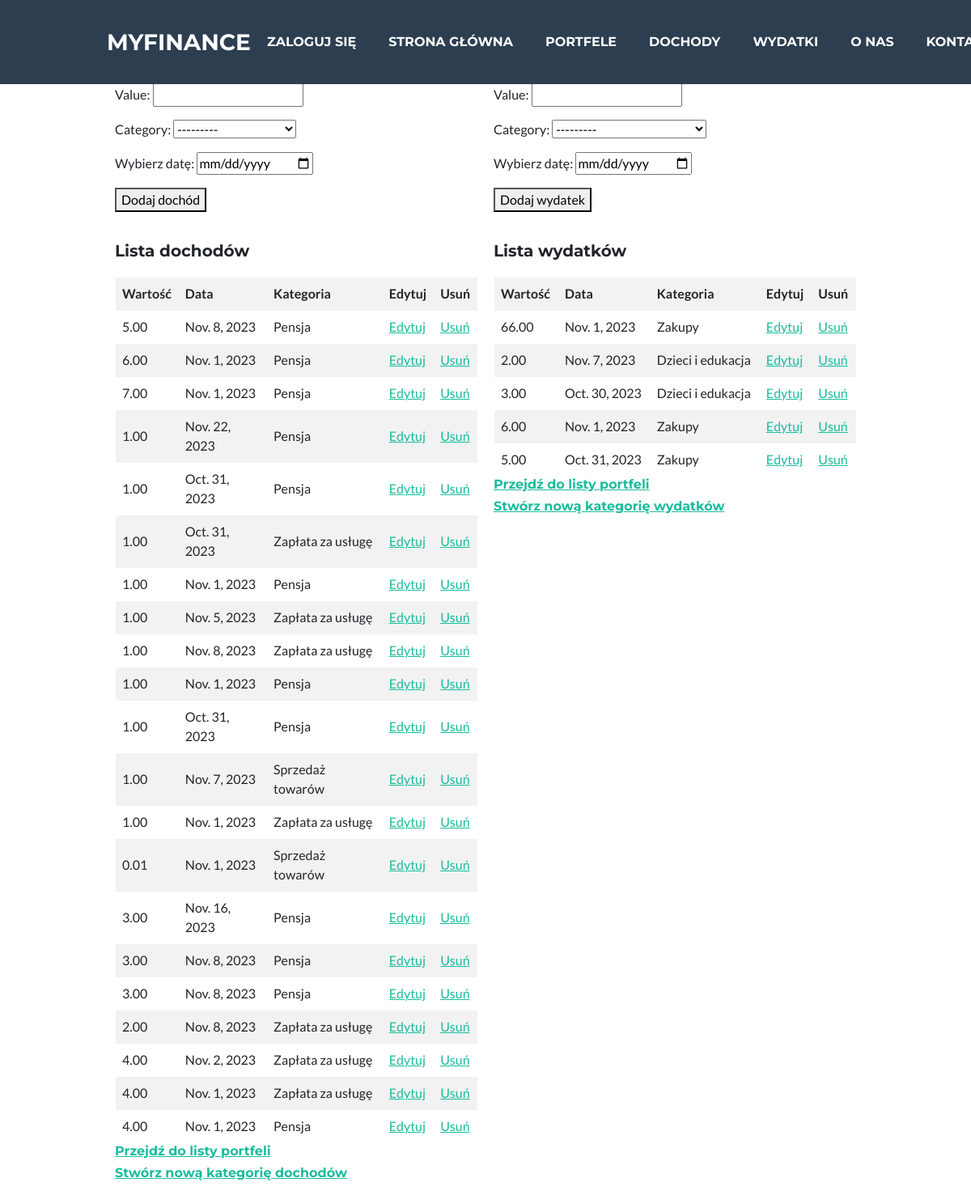
/add_income_expenses_to_wallet/3/ (signed in), run on the app's committed database.
### MyFinance/models.py (models this page shows, shortened)
class Income(models.Model):
    user = models.ForeignKey(User, on_delete=models.CASCADE)
    value = models.DecimalField(max_digits=10, decimal_places=2)
    category = models.ForeignKey('CategoryIncome', on_delete=models.CASCADE, related_name='income')
    date = models.DateField()

class CategoryIncome(models.Model):
    name = models.CharField(max_length=255)
    user = models.ForeignKey(User, on_delete=models.CASCADE)
    def __str__(self):
        return self.name

class Expenses(models.Model):
    user = models.ForeignKey(User, on_delete=models.CASCADE)
    value = models.DecimalField(max_digits=10, decimal_places=2)
    category = models.ForeignKey('CategoryExpenses', on_delete=models.CASCADE, related_name='expenses')
    date = models.DateField()

class CategoryExpenses(models.Model):
    name = models.CharField(max_length=255)
    user = models.ForeignKey(User, on_delete=models.CASCADE)
    def __str__(self):
        return self.name

### MyFinance/views.py (the view)
# urls.py: path('add_income_expenses_to_wallet/<int:wallet_id>/', views.AddIncomeExpensesToWalletView.as_view(), name='add_income_expense_to_wallet'),
class AddIncomeExpensesToWalletView(View):
    template_name = 'add_income_expenses_to_wallet.html'
    def get(self, request, *args, wallet_id, **kwargs):
        income_form = IncomeForm()
        expenses_form = ExpensesForm()
        income_form.fields['category'].queryset = CategoryIncome.objects.filter(user=request.user)
        expenses_form.fields['category'].queryset = CategoryExpenses.objects.filter(user=request.user)
        wallet = Wallet.objects.get(pk=wallet_id)
        incomes = wallet.incomes.all()
        expenses = wallet.expenses.all()
        context = {
            'wallet': wallet,
            'incomes': incomes,
            'expenses': expenses,
            'income_form': income_form,
            'expenses_form': expenses_form
        }
        return render(request, self.template_name, context)

### MyFinance/forms.py (shortened to what this page needs)
class IncomeForm(forms.ModelForm):
    date = forms.DateField(
        label='Wybierz datę',
        widget=forms.DateInput(attrs={'type': 'date'})
    )
    class Meta:
        model = Income
        fields = ['value', 'category', 'date']

class ExpensesForm(forms.ModelForm):
    date = forms.DateField(
        label='Wybierz datę',
        widget=forms.DateInput(attrs={'type': 'date'})
    )
    class Meta:
        model = Expenses
        fields = ['value', 'category', 'date']

### MyFinance/templates/add_income_expenses_to_wallet.html (shortened to what this page needs)
{% extends 'base.html' %}
{% block content %}
<!DOCTYPE html>
<html lang="en">
<head>
</head>
<body>
    <div class="container">
        <div class="form-container">
            <h5>Dodaj dochód do portfela "{{ wallet.name }}"</h5>
            <form method="post" action="/add_income_to_wallet/{{ wallet.id  }}/">
                {{ income_form.as_p }}
                <p><button type="submit">Dodaj dochód</button></p>
            </form>
        </div>
        <div class="form-container">
            <h5>Dodaj wydatek do portfela "{{ wallet.name }}"</h5>
            <form method="post" action="{% url 'add_expenses_to_wallet' wallet_id=wallet.id %}">
                {{ expenses_form.as_p }}
                <p><button type="submit">Dodaj wydatek</button></p>
            </form>
        </div>
    </div>
    <div class="container">
        <div class="table-container">
            <h5>Lista dochodów</h5>
            <table>
                <thead>
                    <tr>
                        <th>Wartość</th>
                        <th>Data</th>
                        <th>Kategoria</th>
                        <th>Edytuj</th>
                        <th>Usuń</th>
                    </tr>
                </thead>
                <tbody>
                    {% for income in incomes %}
                        <tr>
                            <td>{{ income.value }}</td>
                            <td>{{ income.date }}</td>
                            <td>{{ income.category }}</td>
                            <td><a href="/add_income_expenses_to_wallet/{{ income.id }}/edit/">Edytuj</a></td>
                            <td><a href="/add_income_expenses_to_wallet/{{ income.id }}/delete/">Usuń</a></td>
                        </tr>
                    {% empty %}
                        <tr>
                            <td colspan="3">Brak danych.</td>
                        </tr>
                    {% endfor %}
                </tbody>
            </table>
            <h6><a href="/wallets/">Przejdź do listy portfeli</a></h6>
        <h6><a href="/add_category_income/">Stwórz nową kategorię dochodów</a></h6>
        </div>
        <div class="table-container">
            <h5>Lista wydatków</h5>
            <table>
                <thead>
                    <tr>
                        <th>Wartość</th>
                        <th>Data</th>
                        <th>Kategoria</th>
                        <th>Edytuj</th>
                        <th>Usuń</th>
                    </tr>
                </thead>
                <tbody>
                    {% for expense in expenses %}
                        <tr>
                            <td>{{ expense.value }}</td>
                            <td>{{ expense.date }}</td>
                            <td>{{ expense.category }}</td>
                            <td><a href="/add_income_expenses_to_wallet/edit/{{ expense.id }}/">Edytuj</a></td>
                            <td><a href="/add_income_expenses_to_wallet/delete/{{ expense.id }}/">Usuń</a></td>
                        </tr>
                    {% empty %}
                        <tr>
                            <td colspan="3">Brak danych.</td>
                        </tr>
                    {% endfor %}
                </tbody>
            </table>
            <h6><a href="/wallets/">Przejdź do listy portfeli</a></h6>
            <h6><a href="/add_category_expenses/">Stwórz nową kategorię wydatków</a></h6>
        </div>
    </div>
</body>
</html>
{% endblock %}

### MyFinance/templates/base.html (style rules this page uses)
body { padding-top: 60px; }

### MyFinance/templates/add_income_expenses_to_wallet.html (style rules this page uses)
body { display: flex; flex-direction: column; align-items: center; justify-content: center; min-height: 100vh; }
.container { display: flex; justify-content: space-around; width: 80%; }
.form-container { width: 48%; margin: 10px; }
.table-container { width: 48%; margin: 10px; }
table { border-collapse: collapse; width: 100%; margin-top: 20px; }
th, td { padding: 8px; text-align: left; }
th { background-color: #f2f2f2; }
tr:nth-child(even) { background-color: #f2f2f2; }
table, th, td { border: 1px solid transparent; }

### data on the page
Income: value "5.00", date "Nov. 8, 2023", category "Pensja"
Income: value "6.00", date "Nov. 1, 2023", category "Pensja"
Income: value "7.00", date "Nov. 1, 2023", category "Pensja"
Income: value "1.00", date "Nov. 22, 2023", category "Pensja"
Income: value "1.00", date "Oct. 31, 2023", category "Pensja"
Income: value "1.00", date "Oct. 31, 2023", category "Zapłata za usługę"
Income: value "1.00", date "Nov. 1, 2023", category "Pensja"
Income: value "1.00", date "Nov. 5, 2023", category "Zapłata za usługę"
Income: value "1.00", date "Nov. 8, 2023", category "Zapłata za usługę"
Income: value "1.00", date "Nov. 1, 2023", category "Pensja"
Income: value "1.00", date "Oct. 31, 2023", category "Pensja"
Income: value "1.00", date "Nov. 7, 2023", category "Sprzedaż towarów"
Income: value "1.00", date "Nov. 1, 2023", category "Zapłata za usługę"
Income: value "0.01", date "Nov. 1, 2023", category "Sprzedaż towarów"
Income: value "3.00", date "Nov. 16, 2023", category "Pensja"
Income: value "3.00", date "Nov. 8, 2023", category "Pensja"
Income: value "3.00", date "Nov. 8, 2023", category "Pensja"
Income: value "2.00", date "Nov. 8, 2023", category "Zapłata za usługę"
Income: value "4.00", date "Nov. 2, 2023", category "Zapłata za usługę"
Income: value "4.00", date "Nov. 1, 2023", category "Zapłata za usługę"
Income: value "4.00", date "Nov. 1, 2023", category "Pensja"
Expenses: value "66.00", date "Nov. 1, 2023", category "Zakupy"
Expenses: value "2.00", date "Nov. 7, 2023", category "Dzieci i edukacja"
Expenses: value "3.00", date "Oct. 30, 2023", category "Dzieci i edukacja"
Expenses: value "6.00", date "Nov. 1, 2023", category "Zakupy"
Expenses: value "5.00", date "Oct. 31, 2023", category "Zakupy"
